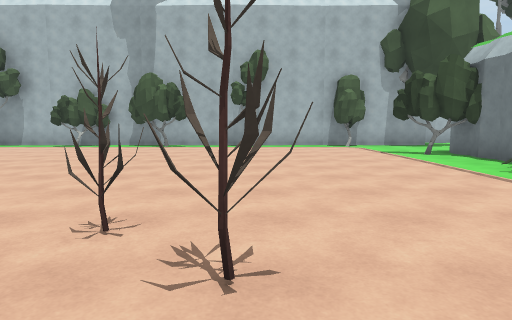
View 1 (above)

24 first-person views from a walk through a Unity game level. The camera is 1.4 m above the floor, tilts 6° down and sees 75° across. The floor is counted in squares, 2 m on a side. Each view is taken from the middle of a square. On the plan, view 1 faces up. The plan holds only what a view shows up to about 10 squares ahead; the rest is blank. The place goes on beyond the plan. The player is left out. Surface patterns are stand-ins for the level's own textures.

View 2
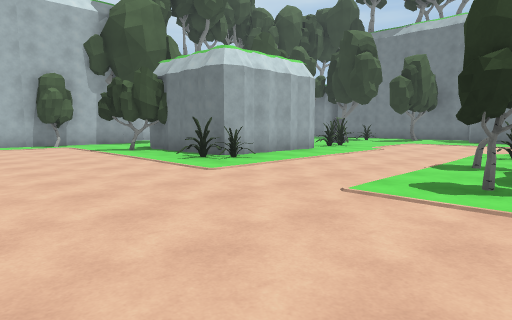

View 3
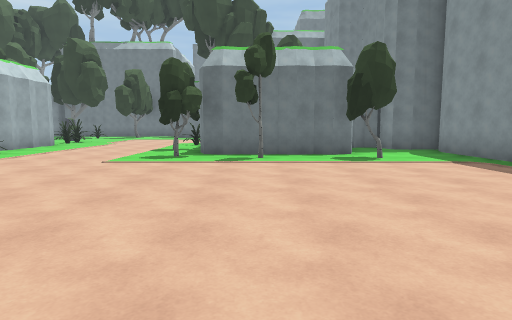

View 4
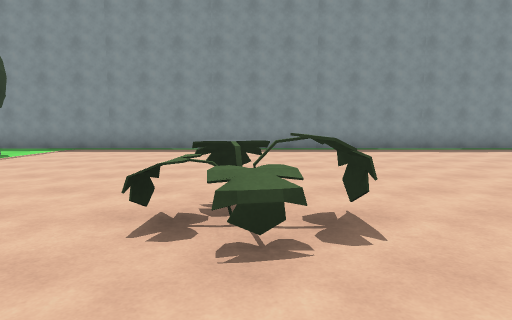

View 5
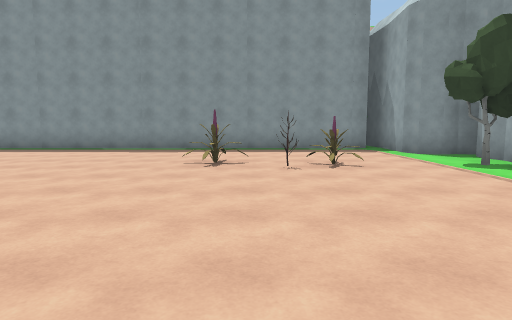

View 6
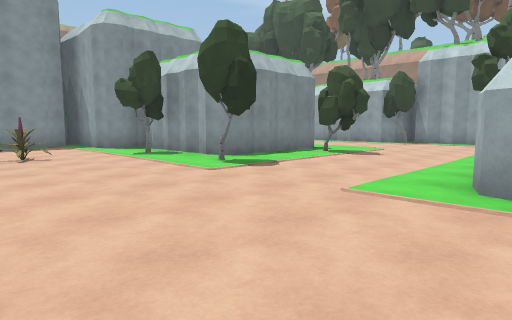

View 7
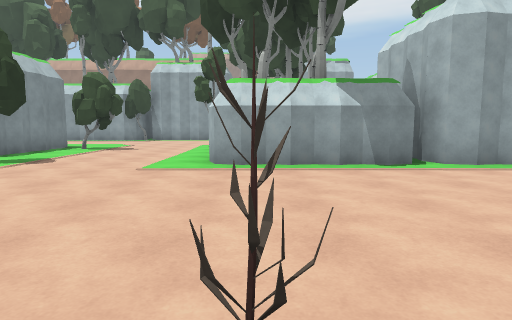

View 8
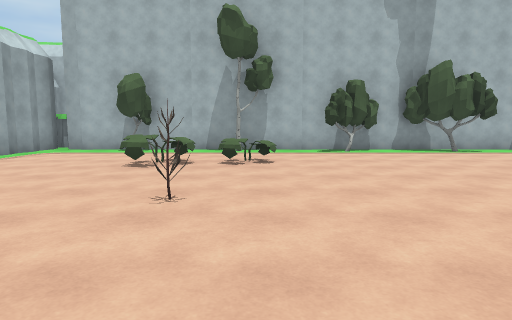

View 9
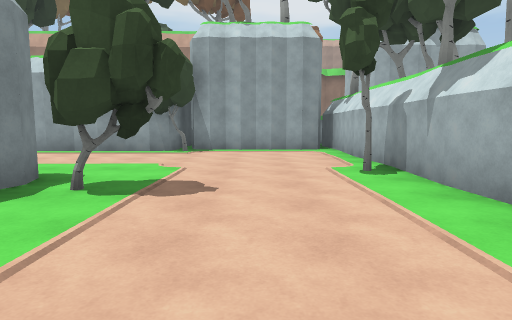

View 10
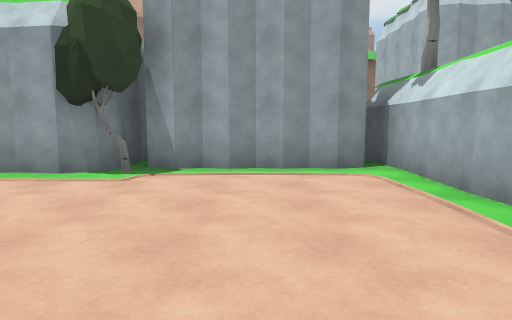

View 11
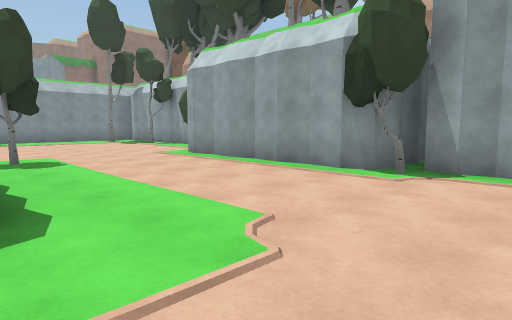

View 12
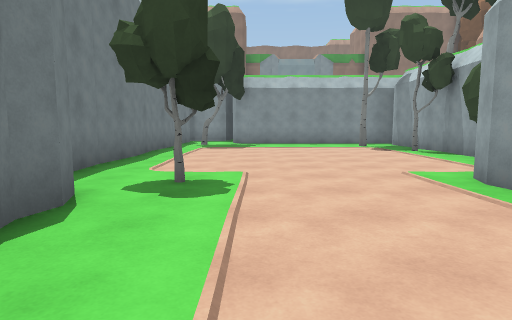

View 13
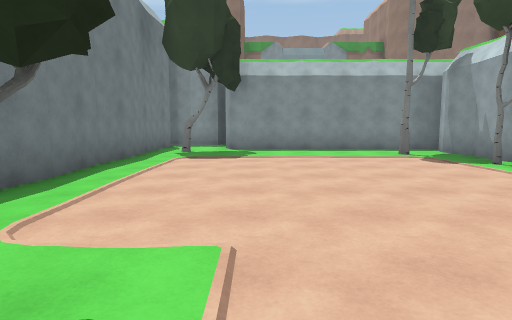

View 14
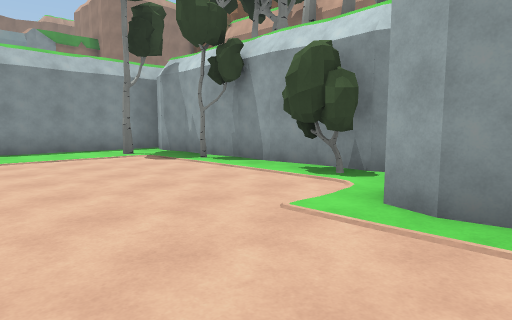

View 15
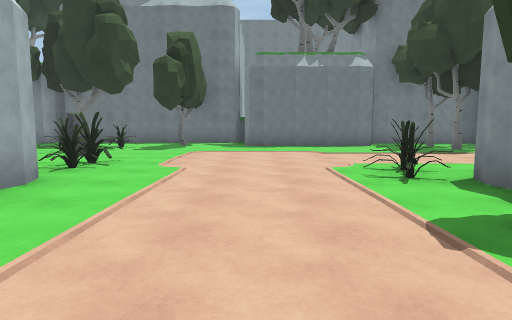

View 16
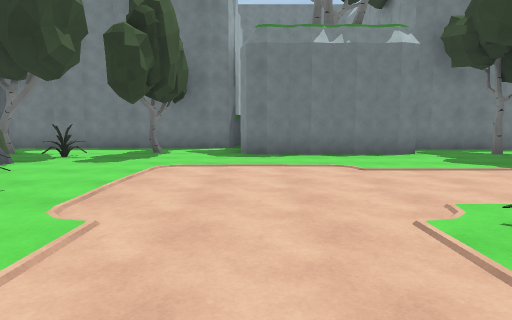

View 17
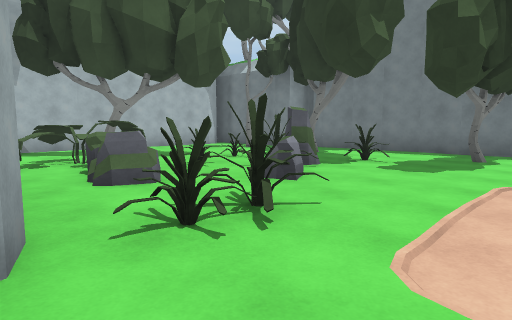

View 18
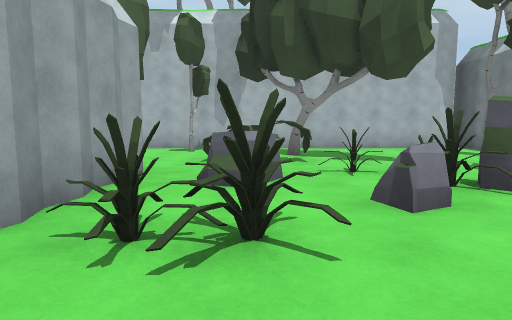

View 19
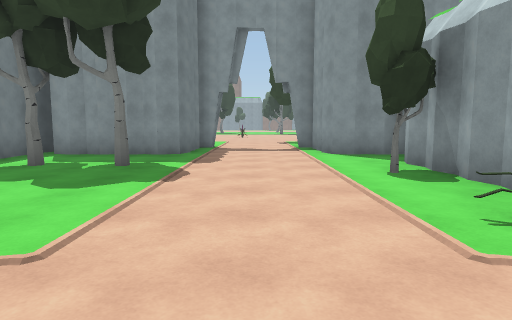

View 20
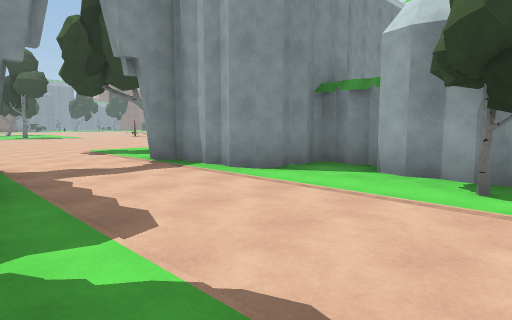

View 21
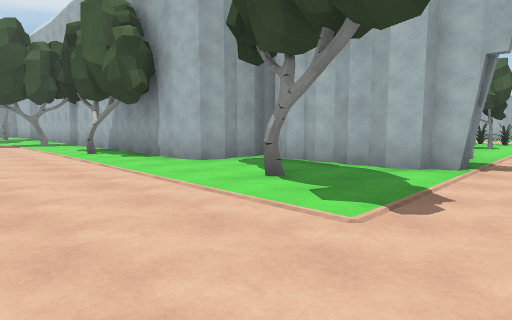

View 22
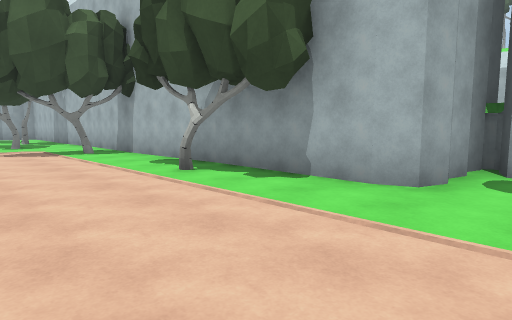

View 23
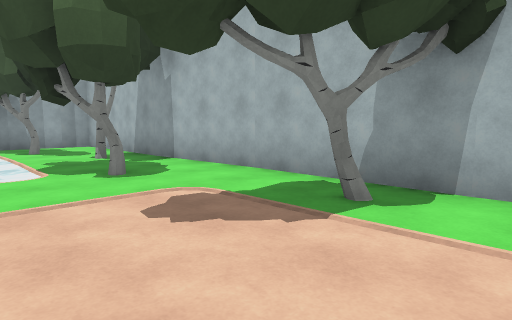

View 24
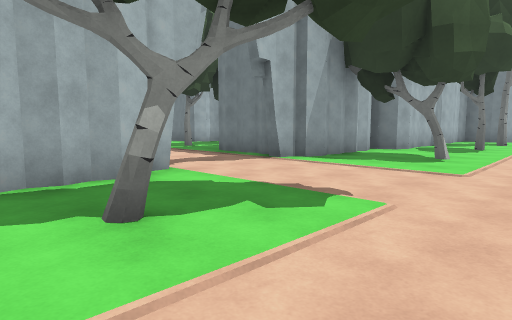

### Floor plan
Points are (right, up) in squares from view 1. A wall is a line through its corners. A room is listed if a view was taken in it or the views show most of it. See-through windows are left out.
Room 1 (views 1, 2, 3, 4, 5, 6, 7, 8, 9, 10, 11, 12, 13, 14, 15, 16, 17, 18, 19, 20, 21, 22, 23, 24)
walls: (-0.8, -6.8) (5.4, -6.6); (2.3, -10.5) (-6.8, -10.2); (-9.8, -6.5) (-0.7, -6.8); (-6.7, -10.4) (-10.6, -10.2); (5.3, -10.4) (2.2, -10.3); (-1, 11.1) (-3.8, 11.2); (-3.7, 11) (-4.6, 11); (-12.6, -6.6) (-9.7, -6.7); (-5.5, 11.1) (-12.5, 11.3); (-13.6, -5.4) (-13.7, -6.9); (-11, -11.1) (-11.1, -11.5) (-11, -11.9) (-11.1, -12.3); (8.1, 12.5) (6.7, 12.4); (-16.8, 4.2) (-17.8, 4.1); (9.3, 12.6) (8.1, 12.7); (-17.3, -6.9) (-17.4, -5.7); (16.2, -3.9) (16.1, -2.8); (-17.7, 4.1) (-19.6, 4.2); (16.1, -4.8) (16.2, -3.7); (16.2, -5.5) (16.1, -4.6); (-17.4, -8.4) (-17.3, -6.7); (16.6, 3.4) (16.7, 4.3); (11.1, 12.7) (9.6, 12.6); (16.7, 4.1) (16.6, 5.1); (-17.3, -9.9) (-17.4, -8.2); (16.6, 5) (16.7, 6); (16.7, 5.9) (16.6, 7); (-19.4, 4.2) (-21.3, 4.1); (12.5, 12.6) (11, 12.7); (16.6, 6.8) (16.7, 7.9); (-17.4, -11.3) (-17.3, -9.6); (16.7, 7.8) (16.7, 8.5); (-17.3, -12.9) (-17.4, -11.2); (13.9, 12.7) (12.4, 12.6); (17.5, -9.3) (16.7, -9.4); (-17.3, -13.4) (-17.3, -12.6); (14.5, 12.7) (13.7, 12.7); (-21.2, 4.1) (-23.1, 4.2); (-22.9, 4.2) (-24.4, 4.1); (-20.9, -13.2) (-19.8, -13.1); (-21.8, -13.1) (-20.7, -13.2); (-24.6, -6.4) (-24.7, -7.3); (-24.7, -7.2) (-24.6, -8.3); (-24.6, -8.2) (-24.7, -9.3); (-22.8, -13.2) (-21.6, -13.1); (-24.7, -9.2) (-24.6, -10.3); (-24.6, -10.2) (-24.7, -11.3); (-24.7, -11.2) (-24.6, -12.3); (-23.8, -13.1) (-22.7, -13.2); (-24.8, -13.2) (-23.7, -13.1)
ways out: opening at (-18.5, -13)
objects: other object (-25, -6); other object (-25, 0) to (-24, 0); other object (-24, -10); other object (-24, -7) to (-24, -6); other object (-23, -12); other object (-23, -5); other object (-23, -4) to (-23, -2); other object (-23, -1); other object (-23, 0); other object (-23, 1) to (-23, 2); other object (-23, 3); other object (-22, 0); other object (-19, -5); other object (-19, 4); other object (-18, -12); other object (-18, -4); other object (-18, -3) to (-18, -2); other object (-18, -1); other object (-18, 0) to (-17, 1); other object (-17, -1) to (-16, -1); other object (-16, -5) to (-15, -5); other object (-15, -4); other object (-15, -3) to (-15, -2); other object (-15, -1); other object (-15, 8); other object (-14, -5); other object (-14, -3); other object (-14, 0); other object (-14, 4); other object (-14, 5) to (-14, 7); other object (-14, 8); other object (-14, 9) to (-14, 11); other object (-13, -7); other object (-11, -3); other object (-11, 11); other object (-10, 8); other object (-9, -12); other object (-9, -3); other object (-9, 5); other object (-8, 8); other object (-8, 11); other object (-7, -11); other object (-6, 10) to (-5, 11); other object (-5, -12); other object (-3, 11); other object (-2, -11); other object (-2, 1); other object (-1, 2); other object (0, 1); other object (3, -11); other object (3, 11); other object (4, -4); other object (4, -2); other object (4, 0); other object (4, 5); other object (4, 8); other object (5, -4); other object (5, -3) to (5, -2); other object (5, -1); other object (5, 4); other object (5, 5); other object (5, 6) to (5, 7); other object (5, 8); other object (6, -10); other object (6, -9) to (6, -8); other object (6, -7); other object (6, -6); other object (6, -4) to (7, -4); other object (6, -1) to (7, -1); other object (6, 0); other object (6, 5) to (7, 5); other object (6, 13); other object (7, -9) to (8, -9); other object (7, -6) to (8, -6); other object (7, -5); other object (7, 11); other object (8, -11); other object (8, -4); other object (8, -3) to (8, -2); other object (8, -1); other object (8, 0); other object (8, 5); other object (8, 6) to (8, 7); other object (8, 8); other object (8, 11); other object (9, -9); other object (9, -8) to (9, -7); other object (9, -6); other object (9, -3); other object (9, 0); other object (9, 5); other object (10, -8); other object (10, 5); other object (10, 7); other object (10, 8); other object (10, 10); other object (11, 6); other object (11, 8); other object (11, 11); other object (12, -8); other object (12, 7); other object (13, -9); other object (13, -8) to (13, -7); other object (13, -6); other object (13, -4); other object (13, 7); other object (13, 8); other object (14, -11); other object (14, -9); other object (14, -6) to (15, -6); other object (14, 6); other object (15, -9); other object (15, -4); other object (15, -2) to (15, -1); other object (15, 0) to (15, 1); other object (15, 2); other object (15, 4); other object (15, 8); other object (15, 10); other object (15, 13); other object (16, -9); other object (16, -6); other object (16, -2) to (17, -2); other object (16, 11) to (16, 13); other object (17, 3); other object (17, 9)

Where each view was taken, in squares from view 1:
view 1: 0 up, 0 right, facing up
view 2: 1 down, 0 right, facing up-right
view 3: 2 down, 3 left, facing right
view 4: 3 up, 2 left, facing down
view 5: 3 up, 10 left, facing down
view 6: 5 up, 10 left, facing down-left
view 7: 5 up, 8 left, facing left
view 8: 2 up, 8 left, facing up
view 9: 2 up, 14 left, facing left
view 10: 2 up, 18 left, facing left
view 11: 2 up, 18 left, facing down-left
view 12: 1 down, 20 left, facing down
view 13: 4 down, 20 left, facing down
view 14: 4 down, 20 left, facing down-left
view 15: 2 up, 4 right, facing right
view 16: 2 up, 7 right, facing right
view 17: 3 up, 8 right, facing up-right
view 18: 3 up, 10 right, facing up
view 19: 2 up, 11 right, facing down
view 20: 2 down, 13 right, facing down-left
view 21: 14 down, 11 right, facing up-left
view 22: 14 down, 7 right, facing up-left
view 23: 14 down, 0 right, facing up-left
view 24: 13 down, 7 right, facing up-right
